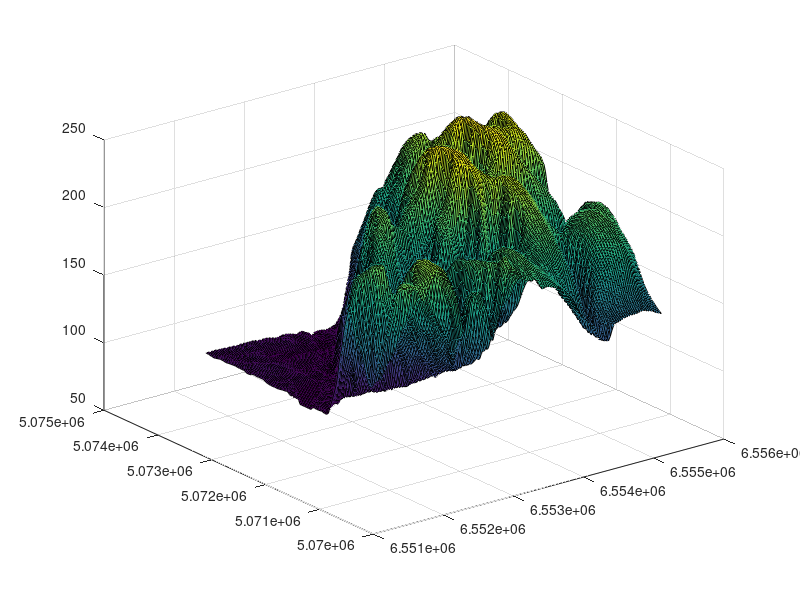

The MATLAB script that drew this image: (Note: this script raises an error after producing the figure.)
%% User Guide to TopoToolbox - Processing flats
%
% Flat areas are challenging when calculating flow directions in a DEM
% since flow directions cannot be derived from a simple neighborhood
% search. Thus, different techniques exist to process flats and some of
% them are implemented in TopoToolbox.
%
% Note that you should have Matlab R2011b to run this demo.

%% Identify flats
% 
% Hydrological conditioning is usually applied to preprocessing a DEM. The
% most common technique is sink filling (|fillsinks|) to remove spurious
% pits. Sink filling, in turn creates flats.
%
% Let's first load the Baranja Hill model

load baranja_hill
surf(X,Y,dem);
exaggerate(gca,1);
shading interp; camlight
% for zooming
extent = {[6551884,6553799.03205128],[5072228.94341349,5074170.03032261]};

%%
% The first step is to fill all sinks. We can calculate the fill depth by
% subtracting the filled DEM from the original DEM.
demf = fillsinks(dem);
DZ   = demf-dem;
imageschs(X,Y,dem,DZ);
colorbar
title('sink depth [m]')

%%
% We can also create a mask that indicates flat pixels using the function
% |identifyflats|. You can see that there are various flat areas with 
% different extents. Some of them are single pixels only, others comprise 
% large contiguous areas. As long as flats are not regional minima, each
% flat should have one or several sills pixels, e.g. pixels adjacent to
% flats with a downward neighbor.
[FLATS,SILLS]    = identifyflats(demf);
imageschs(X,Y,dem,FLATS+2*SILLS);
title('flat areas (1) and sills (2)')

%% Three methods to process flats
%
% There a three methods implemented in TopoToolbox to process flats.
%
% # |crossflats|
% # |routeflats|
% # |routegeodesic|
%
% All of them are called from within |flowdir| or |flowdir_single|.

%% Crossflats
%
% |crossflats| is the most basic way to process flats. Basically, it
% doesn't even try to assign flow directions to flat pixels, but it just 
% establishes flow connectivity between pixels entering flats and sill
% pixels. 

Mc = flowdir(X,Y,demf,'routeflats','cross','type','single');
imageschs(X,Y,dem);
hold on
gplot(Mc,[X(:) Y(:)],'k');
hold off
setextent(extent)

%% 
% While this is a fast method to route through flats, it may not be suited
% for many applications and visualizations.

%% Routeflats
%
% |routeflats| uses a recursive upstream processing to establish flow paths
% through flats. The algorithm starts at sill pixels and then finds its way
% upstream. The advantage of the algorithm is its speed. It is reasonably
% fast and would be even faster, if it was implemented as MEX-file.
% Its major disadantage is, that it doesn't process flats that are
% connected to the edge of the DEM.

Mr = flowdir(X,Y,demf,'routeflats','route','type','single');
imageschs(X,Y,dem);
hold on
gplot(Mr,[X(:) Y(:)],'k');
hold off
setextent(extent)

%% Routegeodesic
%
% The most elegant way to route through flats is implemented in
% |routegeodesic|. The algorithm uses an auxiliary topography in flats
% based on least cost paths where the costs are calculated from the
% complemented distance transform. This generates flow paths that run along
% the centerline of sinks and produces the best looking and probably most
% realistic flow path representation through flat areas.
%

Mg = flowdir(X,Y,demf,'routeflats','geodesic','type','single');
imageschs(X,Y,dem);
hold on
gplot(Mg,[X(:) Y(:)],'k');
hold off
setextent(extent)

%% Compare the three
%
% Now let's visually compare the three algorithms using flow accumulation.

Ac = flowacc(Mc,size(dem));
Ar = flowacc(Mr,size(dem));
Ag = flowacc(Mg,size(dem));

figure
surf(X,Y,dem,log(Ac));
exaggerate(gca,1);
shading interp; camlight
title('crossflats')

figure
surf(X,Y,dem,log(Ar));
exaggerate(gca,1);
shading interp; camlight
title('routeflats')

figure
surf(X,Y,dem,log(Ag));
exaggerate(gca,1);
shading interp; camlight
title('routegeodesic')


%%
close all

%% History
%
% This user guide was updated last: November 1, 2011.



